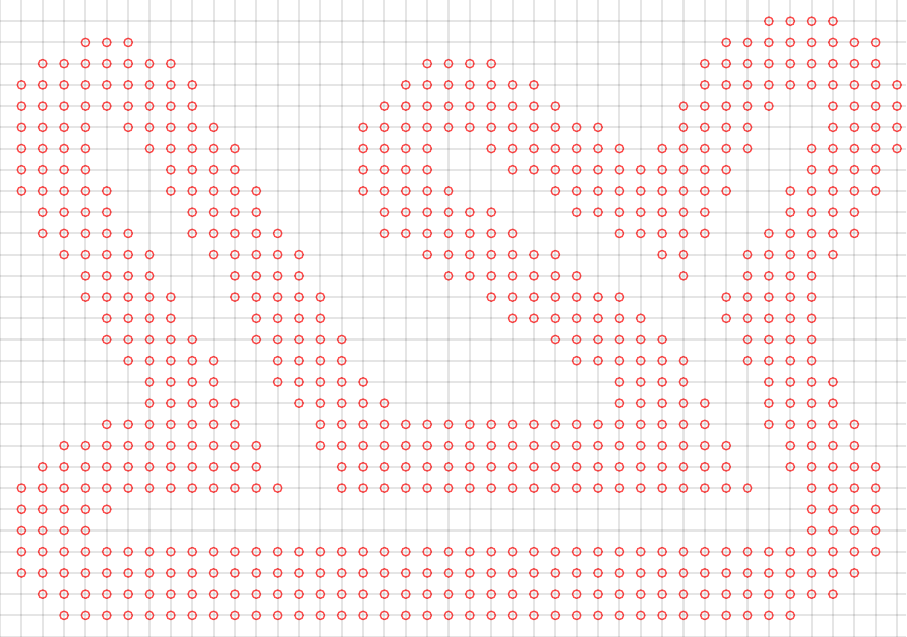

Write Python code to recreate this figure.
import random

RADIUS = 25
W = 297
H = 210

def randpoint():
  return (RADIUS + random.random() * (W - 2*RADIUS), RADIUS + random.random() * (H - 2*RADIUS))

def randpoints():
  pts = [randpoint()]
  while True:
    nextpts = [randpoint() for _ in range(1000)]
    # Discard points that are too close to existing points
    nextpts = [p for p in nextpts if all(((p[0]-x[0])**2 + (p[1]-x[1])**2) > 4*RADIUS**2 for x in pts)]
    # Choose the point closest to the selected points
    if not nextpts:
      break
    # pts.append(min(nextpts, key=lambda p: min((p[0]-x[0])**2 + (p[1]-x[1])**2 for x in pts)))
    # pts.append(min(nextpts, key=lambda p: sum((p[0]-x[0])**2 + (p[1]-x[1])**2 for x in pts)))
    pts.append(min(nextpts, key=lambda p: -sum((p[0]-x[0])**2 + (p[1]-x[1])**2 for x in pts)))
  return pts

def min_spanning_tree(pts):
  edges = []
  components = {}
  all_edges = [(i,j) for i in range(len(pts)) for j in range(i+1, len(pts))]
  all_edges.sort(key=lambda e: (pts[e[0]][0]-pts[e[1]][0])**2 + (pts[e[0]][1]-pts[e[1]][1])**2)
  while all_edges:
    edge = all_edges.pop(0)
    a = edge[0]
    b = edge[1]
    if a not in components and b not in components:
      next_component = len(components)
      components[a] = next_component
      components[b] = next_component
      edges.append(edge)
      continue
    if a in components and b not in components:
      components[b] = components[a]
      edges.append(edge)
      continue
    if a not in components and b in components:
      components[a] = components[b]
      edges.append(edge)
      continue
    if components[a] == components[b]:
      continue
    edges.append(edge)
    old_component = components[b]
    for k in components:
      if components[k] == old_component:
        components[k] = components[a]
  return [(pts[i], pts[j]) for i, j in edges]


def distance_from_segment(p, a, b):
  # Return the distance from point p to the line segment from a to b.
  # If the point is outside the segment, return the distance to the closest endpoint.
  # If the point is inside the segment, return 0.
  # https://stackoverflow.com/a/6853926
  x, y = p
  x1, y1 = a
  x2, y2 = b
  dx = x2 - x1
  dy = y2 - y1
  if dx == dy == 0:
    return ((x - x1)**2 + (y - y1)**2)**0.5
  t = ((x - x1) * dx + (y - y1) * dy) / (dx**2 + dy**2)
  t = max(0, min(1, t))
  return ((x - (x1 + t * dx))**2 + (y - (y1 + t * dy))**2)**0.5

def distance_from_edges(p, edges):
  return min(distance_from_segment(p, a, b) for a, b in edges)

def render_graph(edges, to_pdf=False):
  # Edges is a list of ((x1, y1), (x2, y2)) tuples.
  # Render the graph as a matplotlib figure, making the axis span [0,W] and [0,H].
  import matplotlib.pyplot as plt
  # for (x1, y1), (x2, y2) in edges:
  #   plt.plot([x1, x2], [y1, y2], 'k-')
  # Draw a circle of radius RADIUS around each point
  # for edge in edges:
  #   for x, y in edge:
  #     plt.gca().add_artist(plt.Circle((x, y), RADIUS, fill=False))
  # Create a figure WxH in mm.
  plt.figure(figsize=(W/25.4, H/25.4))
  plt.xlim(0, W)
  plt.ylim(0, H)
  # Iterate over all integer pixels and render them if they are between 0.1 * RADIUS and 0.9 * RADIUS from the nearest edge.
  for x in range(0, W, 4):
    for y in range(0, H, 4):
      if distance_from_edges((x, y), edges) < 0.9*RADIUS and distance_from_edges((x, y), edges) > 0.15 * RADIUS:
        plt.plot([x], [y], 'ro', alpha=0.7, fillstyle='none')
  # Draw a grey grid every 4 units
  for x in range(0, W, 4):
    plt.plot([x, x], [0, H], 'k-', alpha=0.1)
  for y in range(0, H, 4):
    plt.plot([0, W], [y, y], 'k-', alpha=0.1)
  if not to_pdf:
    plt.show()
  else:
    # Only render the inside of the figure, no axis, no labels, no other things.
    plt.axis('off')
    plt.savefig('raceway.pdf', bbox_inches='tight', pad_inches=0)


pts = randpoints()
print(len(pts))
edges = min_spanning_tree(pts)
render_graph(edges, to_pdf=True)
